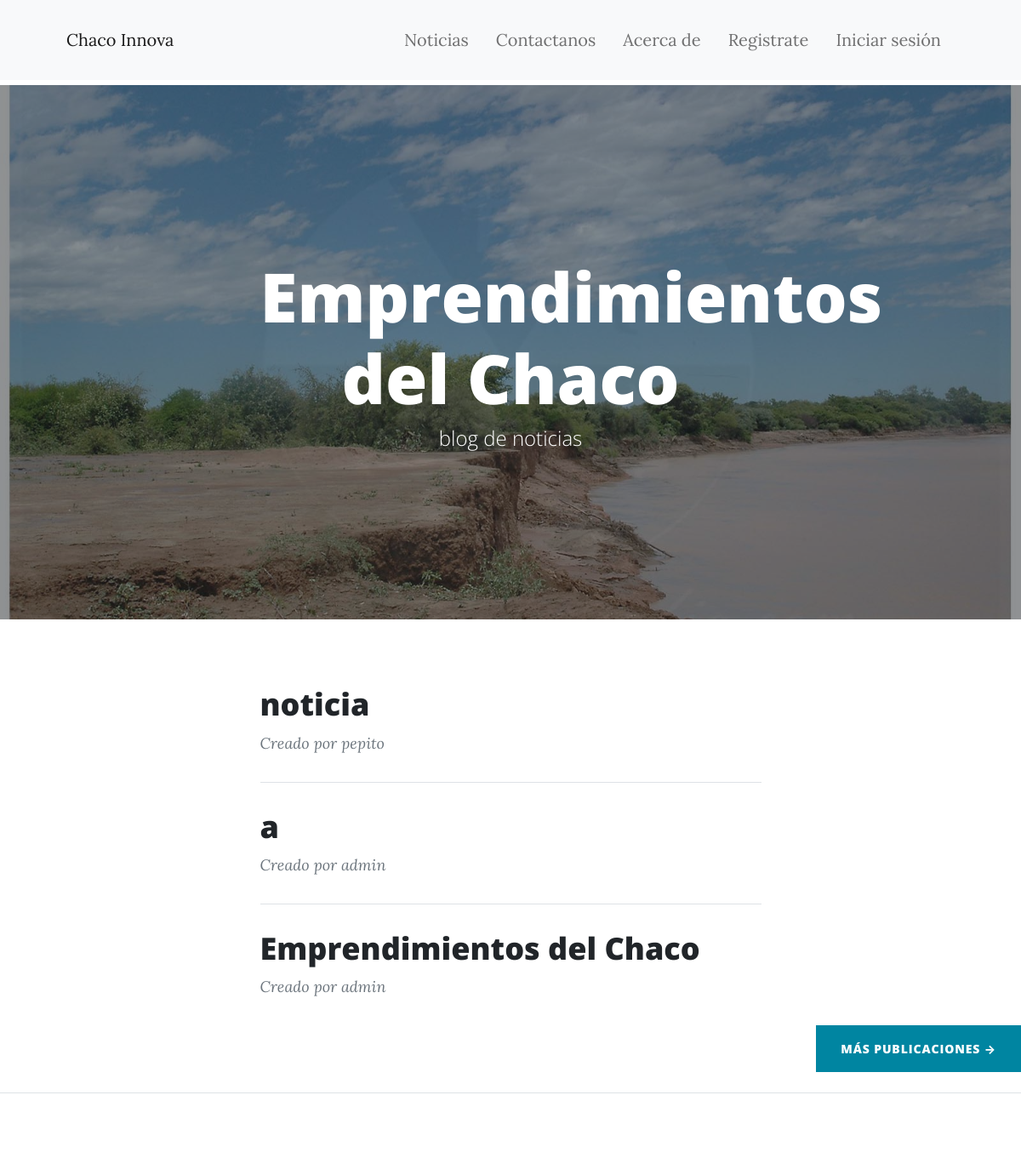
The app's page /, older data.
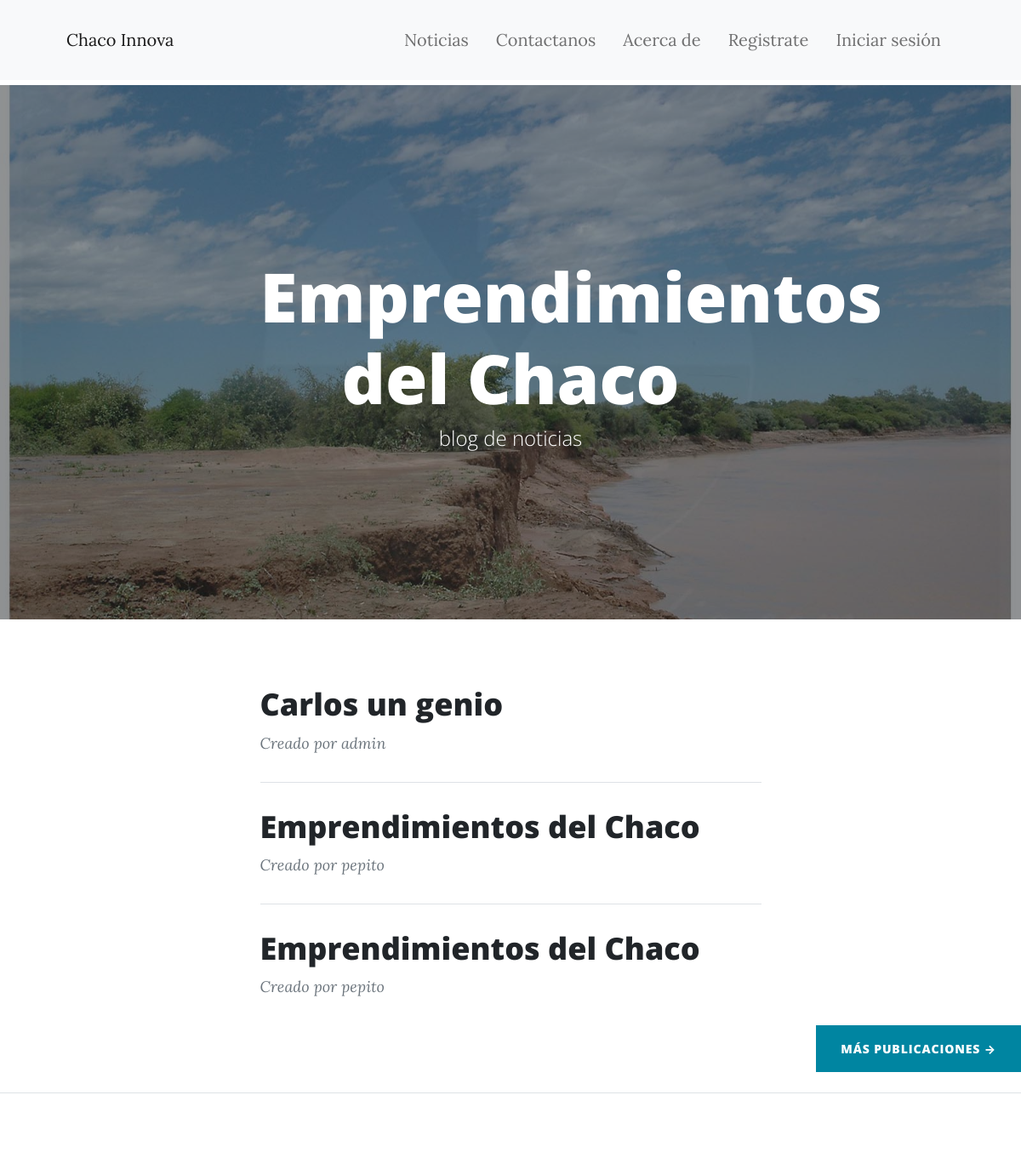
The same page, newer data.
### noticias/models.py (models this page shows, shortened)
class Noticia(models.Model):
    titulo = models.CharField(max_length=100)
    descripcion = models.TextField(blank=True)
    imagen = models.ImageField(upload_to='noticias/', blank=True)
    fecha = models.DateTimeField(auto_now_add=True)
    user = models.ForeignKey(User, on_delete=models.CASCADE)

### noticias/views.py (the view)
# urls.py: 2. Add a URL to urlpatterns:  path('', views.home, name='home')
def home(request):
    ultimas_noticias = Noticia.objects.order_by('-fecha')[:3]
    return render(request, 'home.html', {'ultimas_noticias': ultimas_noticias})

### noticias/templates/home.html (shortened to what this page needs)
{% extends 'base.html' %}
{% block content %}
        <header class="masthead" style="background-image: url('static/assets/img/chaco.jpg')">
            <div class="container position-relative px-4 px-lg-5">
                <div class="row gx-4 gx-lg-5 justify-content-center">
                    <div class="col-md-10 col-lg-8 col-xl-7">
                        <div class="site-heading">
                            <h1>Emprendimientos del Chaco</h1>
                            <span class="subheading">blog de noticias</span>
                        </div>
                    </div>
                </div>
            </div>
        </header>
        <div class="container px-4 px-lg-5">
            <div class="row gx-4 gx-lg-5 justify-content-center">
                <div class="col-md-10 col-lg-8 col-xl-7">
                    {% for noticia in ultimas_noticias %}
                    <div class="post-preview">
                        <a href="{% url 'noticia_detalles' noticia.pk %}">
                            <h2 class="post-title">{{ noticia.titulo }}</h2>
                        </a>
                        <p class="post-meta">
                            Creado por
                            <a>{{ noticia.user.username }}</a>
                        </p>
                    </div>
                    {% if not forloop.last %}
                    <hr class="my-4" />
                    {% endif %}
                    {% empty %}
                    <p>No hay noticias disponibles.</p>
                    {% endfor %}
                </div>
            </div>
        </div>
                    <div class="d-flex justify-content-end mb-4">
                        <a class="btn btn-primary text-uppercase" href="{% url 'noticias' %}">Más Publicaciones →</a>
                    </div>
{% endblock content %}

Row changes from the older to the newer data that the page shows:
no longer on this page (row edited): Noticia: titulo "noticia", user.username "pepito"
no longer on this page (row edited): Noticia: titulo "a", user.username "admin"
removed Noticia: titulo "Emprendimientos del Chaco", user.username "admin"
added Noticia: titulo "Carlos un genio", user.username "admin"
added Noticia: titulo "Emprendimientos del Chaco", user.username "pepito"
added Noticia: titulo "Emprendimientos del Chaco", user.username "pepito"
